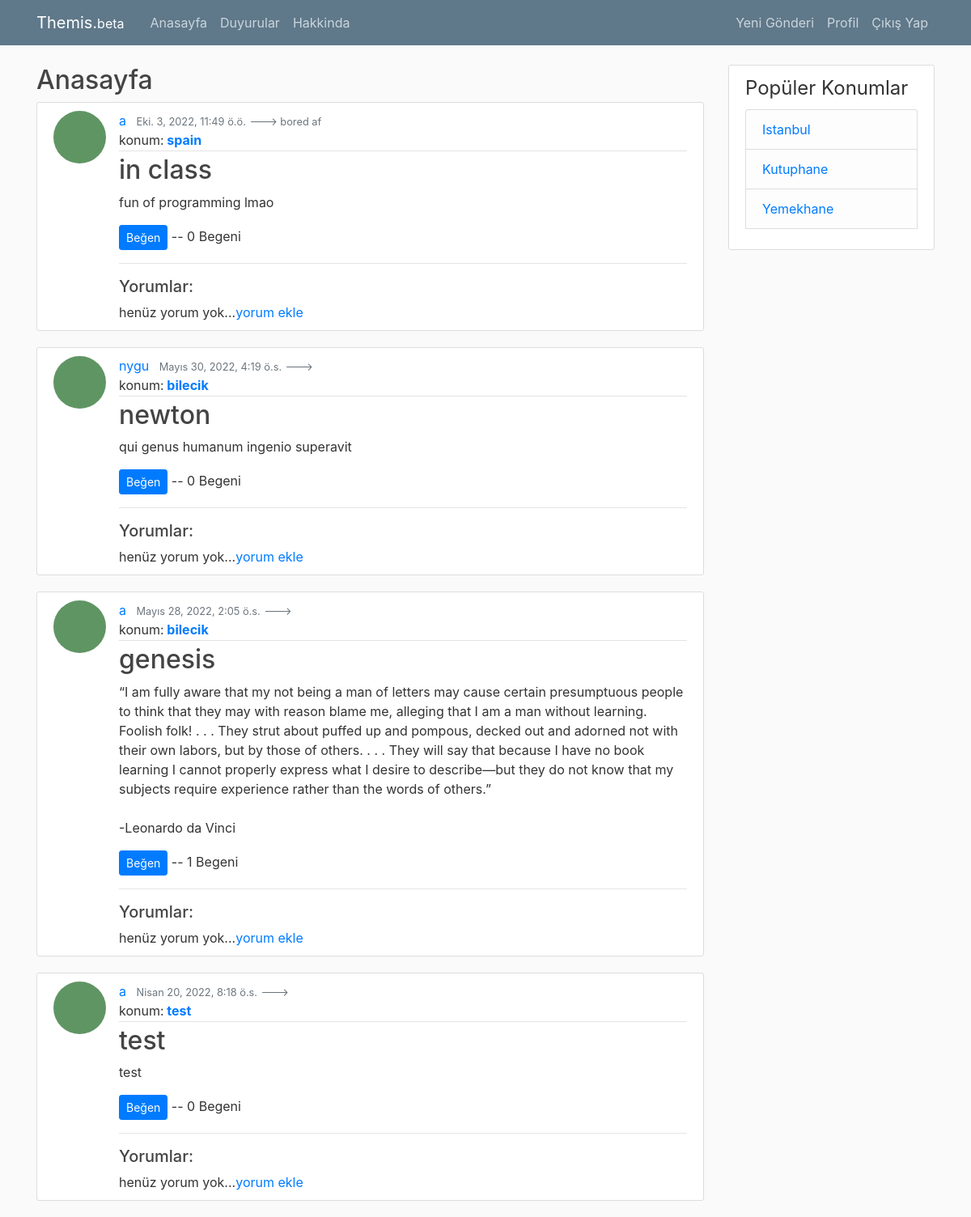
The app's page / (signed in) with its own data.
### blog/models.py (models this page shows, shortened)
class Post(models.Model):
    title = models.CharField(max_length=100)
    content = models.TextField(default="")
    date_posted = models.DateTimeField(default=timezone.now)
    author = models.ForeignKey(User, on_delete=models.CASCADE)  #if is deleted than delete their posts
    location = models.CharField(max_length=100, default="")
    tags = TaggableManager()
    likes = models.ManyToManyField(User, related_name='blog_posts')
    mood = models.CharField(max_length=20, default="")
    def total_likes(self):
        return self.likes.count()

### users/models.py (models this page shows, shortened)
class Profile(models.Model):
	user = models.OneToOneField(User, on_delete=models.CASCADE) #with user modele have a one to one relationship--- İF USER DELETED DELETE THE PROFILE
	image = models.ImageField(default='default.jpg', upload_to='profile-pics')

### blog/views.py (the view)
# urls.py: path('', PostListView.as_view(), name="blog-home"), #has a empty strting bc its already proccessed blog part in main urls
class PostListView(ListView):
	model = Post
	template_name = 'blog/home.html'
	context_object_name = 'posts'
	ordering = ['-date_posted']
	paginate_by = 99

### blog/templates/blog/home.html (shortened to what this page needs)
{% extends "blog/base.html" %}
{% block content%}
	<h2>Anasayfa</h2>
	{% for post in posts %}
		<article class="media content-section">
		  <img class='rounded-circle article-img' src="{{ post.author.profile.image.url }}">
		  <div class="media-body">
		    <div class="article-metadata">
		      <a class="mr-2" href="{% url 'user-posts' post.author.username %}">{{ post.author }}</a>
		      <small class="text-muted ml-12">{{ post.date_posted}}</small>
		      <small class="text-muted">---> {{ post.mood }}</small>
		      <br>
		       {% for tag in post.tags.all %}
                    konum:<strong> <a href="{% url 'tagged' tag.slug %}">{{ tag.name }}</a> </strong></a>
              {% endfor %}
		    </div>
		    <h2><a class="article-title" href="{% url 'post-detail' post.id %}">{{ post.title }}</a></h2>
		    <p class="article-content">{{ post.content }}</p>
		    <div>
			    <form action="{% url 'like_post' post.pk%}"
			    method="POST">
			    	<button type="submit", name="post_id", value="{{ post.id }}", class="btn btn-primary btn-sm">Beğen</button> -- {{ post.total_likes }} Begeni
				</form>
				<hr>
			    <h5>Yorumlar:</h5>
			    {% if not post.comments.all %}
			    	henüz yorum yok...<a href="{% url 'add_comment' post.pk %}">yorum ekle</a>
			    {% endif %}
		    </div>
		  </div>
		</article>
	{% endfor %}
{% endblock content %}

### blog/static/blog/main.css (style rules this page uses)
body { background: #fafafa; color: #333333; margin-top: 5rem; }
h1, h2, h3, h4, h5, h6 { color: #444444; }
.content-section { background: #ffffff; padding: 10px 20px; border: 1px solid #dddddd; border-radius: 3px; margin-bottom: 20px; }
.article-title { color: #444444; }
.article-content { white-space: pre-line; }
.article-img { height: 65px; width: 65px; margin-right: 16px; }
.article-metadata { padding-bottom: 1px; margin-bottom: 4px; border-bottom: 1px solid #e3e3e3 }

### records on screen
Post: author.profile.image (placeholder picture), author "a", date_posted "Eki. 3, 2022, 11:49 ö.ö.", mood "bored af", title "in class", content "fun of programming lmao", total_likes "0", shows "henüz yorum yok..."
Tag: name "spain"
Post: author.profile.image (placeholder picture), author "nygu", date_posted "Mayıs 30, 2022, 4:19 ö.s.", title "newton", content "qui genus humanum ingenio superavit", total_likes "0", shows "henüz yorum yok..."
Tag: name "bilecik"
Post: author.profile.image (placeholder picture), author "a", date_posted "Mayıs 28, 2022, 2:05 ö.s.", title "genesis", content "“I am fully aware that my not being a man of letters may cause certain presumptuous people to think that they may with reason blame me, alleging that I am a man without learning. Foolish folk! . . . They strut about puffed up and pompous, decked out and adorned not with their own labors, but by those of others. . . . They will say that because I have no book learning I cannot properly express what I desire to describe—but they do not know that my subjects require experience rather than the words of others.” -Leonardo da Vinci", total_likes "1", shows "henüz yorum yok..."
Post: author.profile.image (placeholder picture), author "a", date_posted "Nisan 20, 2022, 8:18 ö.s.", title "test", content "test", total_likes "0", shows "henüz yorum yok..."
Tag: name "test"
